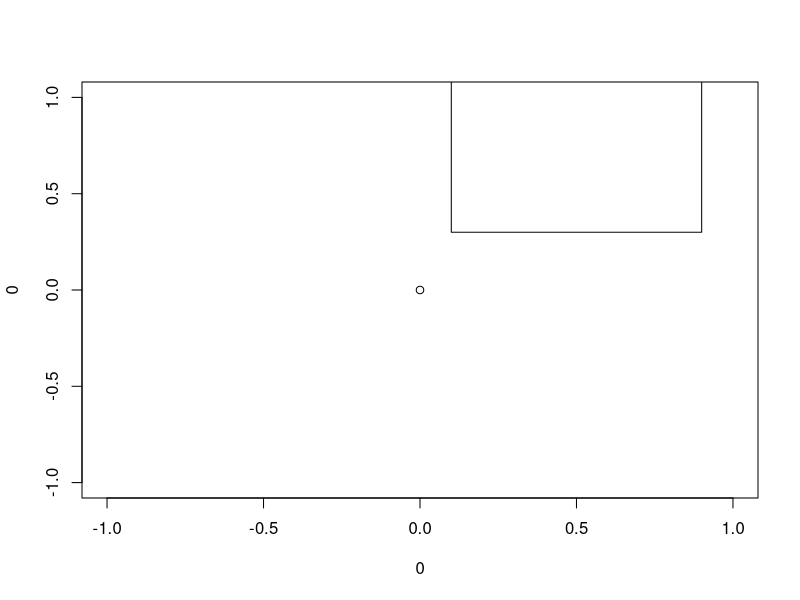
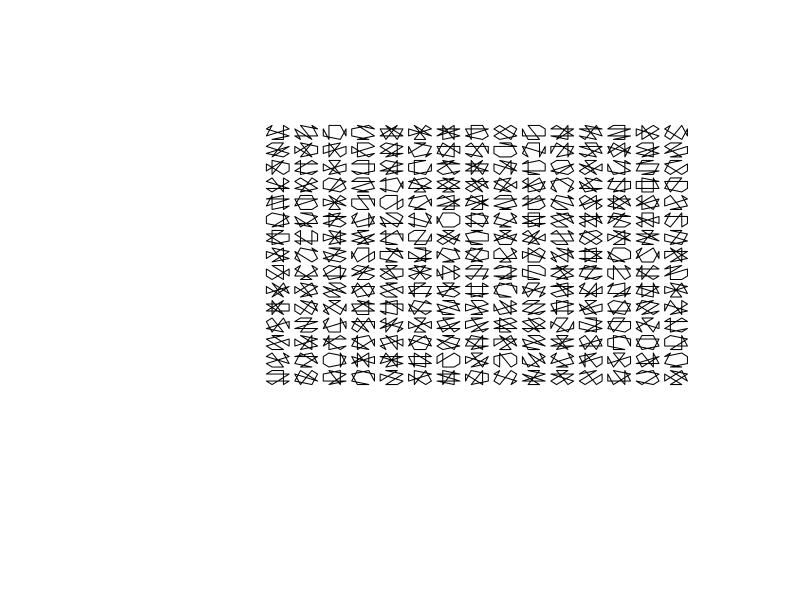
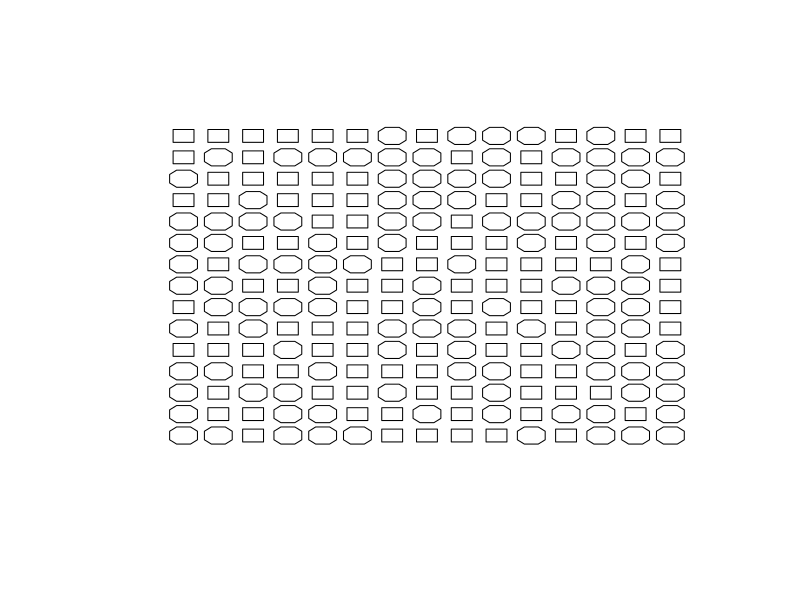
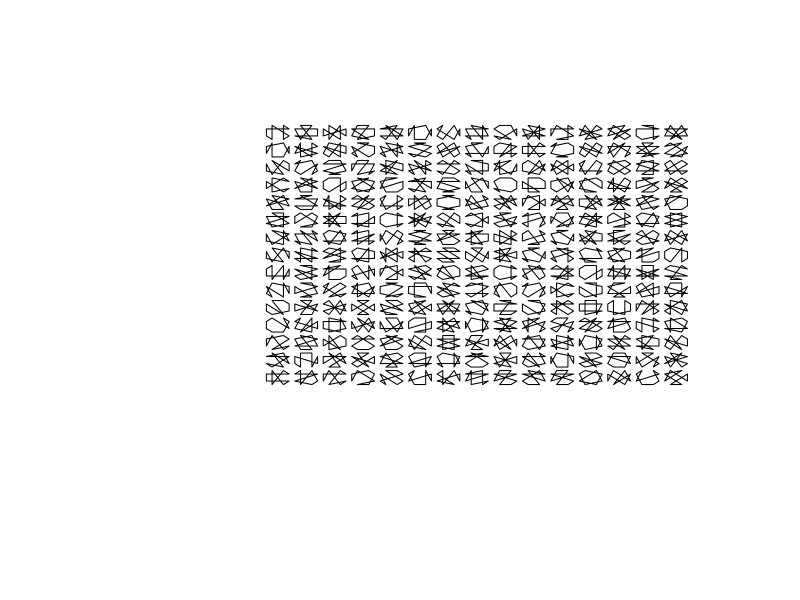
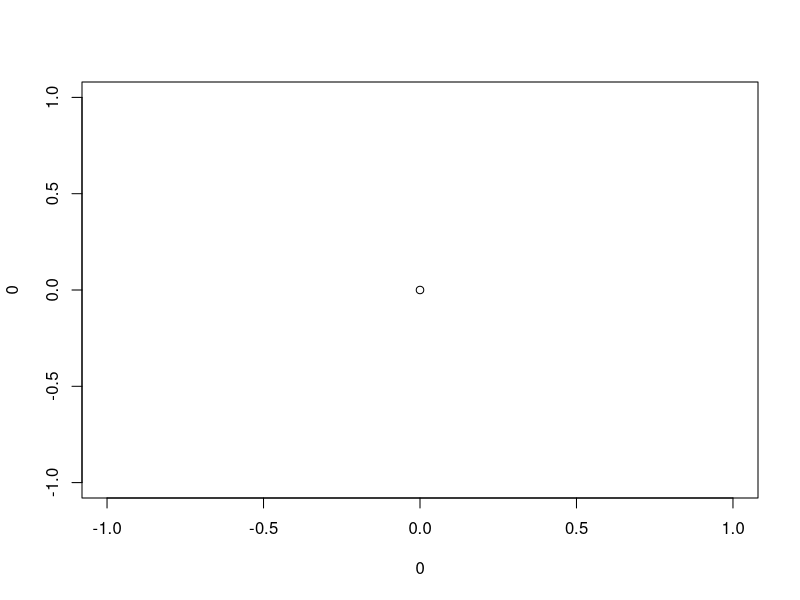

Generate these figures, in order, with R: (Note: this script raises an error after producing the figures.)

squFunc <- function(Xcenter = 0,Ycenter = 0,wi = 0.4,he = 0.4){
  shape <- rbind(
      c(Xcenter+wi,Ycenter+he),
      c(Xcenter+wi,Ycenter-he),
      c(Xcenter-wi,Ycenter-he),
      c(Xcenter-wi,Ycenter+he))
  return (shape)
  }
      

plot(0, 0)
newSq <- squFunc(0.5,0.7)
polygon(newSq[,1],newSq[,2])


octaFunc <- function(Xcenter = 0,Ycenter = 0,wi = 0.4,he = 0.4){
  oct <- rbind(
        c(Xcenter+(wi/2),Ycenter+he),
        c(Xcenter+wi,Ycenter+(he/2)),
        c(Xcenter+wi,Ycenter-(he/2)),
        c(Xcenter+(wi/2),Ycenter-he),
        c(Xcenter-(wi/2),Ycenter-he),
        c(Xcenter-wi,Ycenter-(he/2)),
        c(Xcenter-wi,Ycenter+(he/2)),
        c(Xcenter-(wi/2),Ycenter+he))
  return (oct)
  }



plot(0, 0,
     xlim=c(-5,17),
     ylim=c(-5,17),
     col = "white", xlab = "", ylab = "", axes=F)
for (p in seq(1,15)){
  for (q in seq(1,15)) {
    oct <- octaFunc(p,q)
    oct <- oct[sample(nrow(oct)),]
    polygon(oct[,1],oct[,2])
}}


plot(0, 0,
     xlim=c(-1,17),
     ylim=c(-1,17),
     col = "white", xlab = "", ylab = "", axes=F)
for (p in seq(1,15)){
  for (q in seq(1,15)) {
    
    dec <- sample(1:2,1)
     ifelse(dec == 1, shape <- squFunc(p,q,0.3,0.3),
                              shape <- octaFunc(p,q))
    shuf <- sample(c(T,F),1)
    print(shuf)
    ifelse(shuf == T, shape[sample(nrow(shape)),],shape)
    
    polygon(shape[,1]+.2,shape[,2]+.2)
  }}


##### Variations on octagon

plot(0, 0,
     xlim=c(-5,17),
     ylim=c(-5,17),
     col = "white", xlab = "", ylab = "", axes=F)
for (p in seq(1,15)){
  for (q in seq(1,15)) {
    oct <- octaFunc(p,q)
    oct <- oct[sample(nrow(oct)),]
    polygon(oct[,1],oct[,2])
  }}


Xcenter = 0
Ycenter = 0
wi = 0.4
he = 0.4
plot(0, 0)

oct <- hexFunc()
polygon(oct[,1],oct[,2])

hexFunc <- function(Xcenter = 0,Ycenter = 0,wi = 0.4,he = 0.4){
  shape <- rbind(
    c(Xcenter,Ycenter+he),
    c(Xcenter+wi,Ycenter+(he/2)),
    c(Xcenter+wi,Ycenter),
    c(Xcenter+wi,Ycenter-(he/2)),
    c(Xcenter,Ycenter-he),
    c(Xcenter-wi,Ycenter-(he/2)),
    c(Xcenter-wi,Ycenter),
    c(Xcenter-wi,Ycenter+(he/2)))
  return (shape)
}


#### Working on a pentagon

plot(0, 0)
pentFunc <- function(Xcenter = 0,Ycenter = 0,wi = 0.4,he = 0.4){
  shape <- rbind(
    c(Xcenter,Ycenter+(he/2)),
    c(Xcenter+wi,Ycenter+(he/2)),
    c(Xcenter+wi+(wi/2),Ycenter-(he/2)),
    c(Xcenter,Ycenter-he),
    c(Xcenter-wi-(wi/2),Ycenter-(he/2)),
    c(Xcenter-wi,Ycenter+(he/2)))
  return (shape)
}
out <- pentFunc()
plot(0, 0)
polygon(out[,1],out[,2])


plot(0, 0,
     xlim=c(0,15),
     ylim=c(0,15),
     col = "white", xlab = "", ylab = "", axes=F)
for (p in seq(1,15)){
  for (q in seq(1,15)) { 
    
    choice <- sample(1:5,1)
    w = sample(seq(0.3,0.8,0.5),1)
    h = sample(seq(0.3,0.8,0.5),1)
    if (choice == 1){
      fig <-  octaFunc(p,q,w,h)
    }
    if (choice == 2){
      fig <-  pentFunc(p,q,w,h)
    }
    if (choice == 3){
      fig <-  squFunc(p,q,w,h)
    } 
    if (choice == 4){

      fig <-  hexFunc(p,q,w,h)
    }
    
    if (choice != 5){
      scramble <- sample(c(T,F),1,prob = c(0.9,0.1))
      if (scramble) { fig <- fig[sample(nrow(fig)),] }

      polygon(fig[,1],fig[,2])
    }
    else(
      points(p,q,pch=1,cex=sample(seq(0.5,3,0.5),1))
    )
  }}

plot(0, 0,
     xlim=c(0,15),
     ylim=c(0,15),
     col = "white", xlab = "", ylab = "", axes=F)

for (i in 1:15){
  for (j in 1:15){
    print(c(i,j))
  points(i,j,pch=i+j,cex=2)
}}
plot.new()
points(0,0,pch=1,cex=3)


squFuncHist <- function(Xcenter = 0,Ycenter = 0,wi = 0.4,he = 0.4,maxHist=0){
  shape <- rbind(
    c(Xcenter+wi,Ycenter+he) - runif(1,max = maxHist),
    c(Xcenter+wi,Ycenter-he) - runif(1,max = maxHist),
    c(Xcenter-wi,Ycenter-he) - runif(1,max = maxHist),
    c(Xcenter-wi,Ycenter+he) - runif(1,max = maxHist))
  return (shape)
}


plot(0, 0,
     xlim=c(-5,17),
     ylim=c(-5,17),
     col = "white", xlab = "", ylab = "", axes=F)

for (p in seq(1,15)){
  for (q in seq(1,15)) {
    fig <- squFuncHist(p,q,maxHist = runif(1,0,0.5))
    #fig <- fig[sample(nrow(fig)),]
    polygon(fig[,1],fig[,2])
  }}


plot(0, 0,
     xlim=c(0,15),
     ylim=c(0,15),
     col = "white", xlab = "", ylab = "", axes=F)

hexFuncHist <- function(Xcenter = 0,Ycenter = 0,wi = 0.4,he = 0.4,maxHist=0){
  shape <- rbind(
    c(Xcenter,Ycenter+he)  + runif(1,max = maxHist),
    c(Xcenter+wi,Ycenter+(he/2)) + runif(1,max = maxHist),
    c(Xcenter+wi,Ycenter) + runif(1,max = maxHist),
    c(Xcenter+wi,Ycenter-(he/2)) + runif(1,max = maxHist),
    c(Xcenter,Ycenter-he) + runif(1,max = maxHist),
    c(Xcenter-wi,Ycenter-(he/2)) + runif(1,max = maxHist),
    c(Xcenter-wi,Ycenter) + runif(1,max = maxHist),
    c(Xcenter-wi,Ycenter+(he/2)) + runif(1,max = maxHist) )
  return (shape)
}

pentFunc <- function(Xcenter = 0,Ycenter = 0,wi = 0.4,he = 0.4,maxHist=0){
  shape <- rbind(
    c(Xcenter,Ycenter+(he/2))  + runif(1,max = maxHist),
    c(Xcenter+wi,Ycenter+(he/2))  + runif(1,max = maxHist),
    c(Xcenter+wi+(wi/2),Ycenter-(he/2))  + runif(1,max = maxHist),
    c(Xcenter,Ycenter-he)  + runif(1,max = maxHist),
    c(Xcenter-wi-(wi/2),Ycenter-(he/2))  + runif(1,max = maxHist),
    c(Xcenter-wi,Ycenter+(he/2)) + runif(1,max = maxHist) )
  return (shape)
}


plot(0, 0,
     xlim=c(-5,17),
     ylim=c(-5,17),
     col = "white", xlab = "", ylab = "", axes=F)

for (p in seq(1,15)){
  for (q in seq(1,15)) {
    fig <- pentFunc(p,q,maxHist = runif(1,0,0.5))
    #fig <- fig[sample(nrow(fig)),]
    polygon(fig[,1],fig[,2])
  }}
